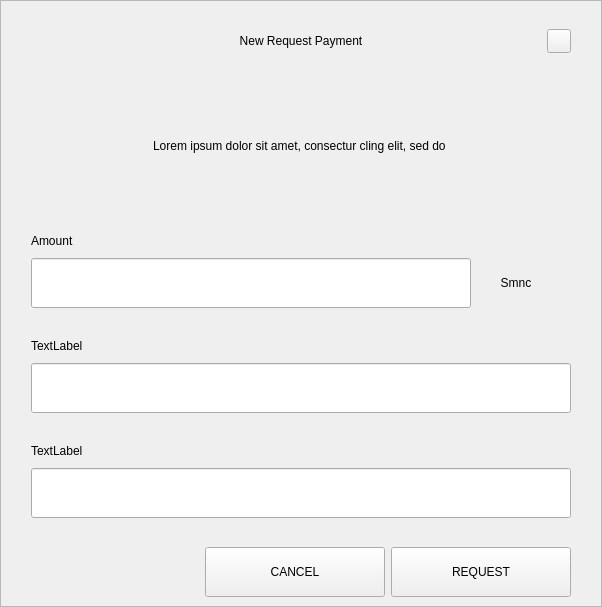
<?xml version="1.0" encoding="UTF-8"?>
<ui version="4.0">
 <class>RequestDialog</class>
 <widget class="QDialog" name="RequestDialog">
  <property name="geometry">
   <rect>
    <x>0</x>
    <y>0</y>
    <width>602</width>
    <height>607</height>
   </rect>
  </property>
  <property name="windowTitle">
   <string>Dialog</string>
  </property>
  <layout class="QVBoxLayout" name="verticalLayout_5">
   <property name="spacing">
    <number>0</number>
   </property>
   <property name="leftMargin">
    <number>0</number>
   </property>
   <property name="topMargin">
    <number>0</number>
   </property>
   <property name="rightMargin">
    <number>0</number>
   </property>
   <property name="bottomMargin">
    <number>0</number>
   </property>
   <item>
    <widget class="QFrame" name="frame">
     <property name="styleSheet">
      <string notr="true"/>
     </property>
     <property name="frameShape">
      <enum>QFrame::StyledPanel</enum>
     </property>
     <property name="frameShadow">
      <enum>QFrame::Raised</enum>
     </property>
     <layout class="QVBoxLayout" name="verticalLayout_4" stretch="1,0,0">
      <property name="spacing">
       <number>0</number>
      </property>
      <property name="leftMargin">
       <number>30</number>
      </property>
      <property name="topMargin">
       <number>20</number>
      </property>
      <property name="rightMargin">
       <number>30</number>
      </property>
      <property name="bottomMargin">
       <number>0</number>
      </property>
      <item>
       <layout class="QHBoxLayout" name="horizontalLayout_3">
        <property name="spacing">
         <number>0</number>
        </property>
        <item>
         <spacer name="horizontalSpacer_21">
          <property name="orientation">
           <enum>Qt::Horizontal</enum>
          </property>
          <property name="sizeHint" stdset="0">
           <size>
            <width>40</width>
            <height>20</height>
           </size>
          </property>
         </spacer>
        </item>
        <item>
         <widget class="QLabel" name="labelTitle">
          <property name="minimumSize">
           <size>
            <width>0</width>
            <height>40</height>
           </size>
          </property>
          <property name="maximumSize">
           <size>
            <width>16777215</width>
            <height>40</height>
           </size>
          </property>
          <property name="styleSheet">
           <string notr="true">padding-left:24px;</string>
          </property>
          <property name="text">
           <string>New Request Payment</string>
          </property>
          <property name="alignment">
           <set>Qt::AlignCenter</set>
          </property>
          <property name="margin">
           <number>7</number>
          </property>
         </widget>
        </item>
        <item>
         <spacer name="horizontalSpacer">
          <property name="orientation">
           <enum>Qt::Horizontal</enum>
          </property>
          <property name="sizeHint" stdset="0">
           <size>
            <width>40</width>
            <height>20</height>
           </size>
          </property>
         </spacer>
        </item>
        <item>
         <widget class="QPushButton" name="btnEsc">
          <property name="minimumSize">
           <size>
            <width>24</width>
            <height>24</height>
           </size>
          </property>
          <property name="maximumSize">
           <size>
            <width>24</width>
            <height>24</height>
           </size>
          </property>
          <property name="focusPolicy">
           <enum>Qt::NoFocus</enum>
          </property>
          <property name="text">
           <string/>
          </property>
         </widget>
        </item>
       </layout>
      </item>
      <item>
       <widget class="QStackedWidget" name="stack">
        <property name="minimumSize">
         <size>
          <width>540</width>
          <height>0</height>
         </size>
        </property>
        <property name="maximumSize">
         <size>
          <width>540</width>
          <height>16777215</height>
         </size>
        </property>
        <property name="currentIndex">
         <number>0</number>
        </property>
        <widget class="QWidget" name="page_1">
         <property name="minimumSize">
          <size>
           <width>540</width>
           <height>0</height>
          </size>
         </property>
         <property name="maximumSize">
          <size>
           <width>540</width>
           <height>16777215</height>
          </size>
         </property>
         <layout class="QVBoxLayout" name="layout1">
          <property name="spacing">
           <number>0</number>
          </property>
          <property name="leftMargin">
           <number>0</number>
          </property>
          <property name="topMargin">
           <number>0</number>
          </property>
          <property name="rightMargin">
           <number>0</number>
          </property>
          <property name="bottomMargin">
           <number>0</number>
          </property>
          <item>
           <spacer name="verticalSpacer_21">
            <property name="orientation">
             <enum>Qt::Vertical</enum>
            </property>
            <property name="sizeType">
             <enum>QSizePolicy::Fixed</enum>
            </property>
            <property name="sizeHint" stdset="0">
             <size>
              <width>20</width>
              <height>30</height>
             </size>
            </property>
           </spacer>
          </item>
          <item alignment="Qt::AlignHCenter">
           <widget class="QLabel" name="labelMessage">
            <property name="minimumSize">
             <size>
              <width>400</width>
              <height>50</height>
             </size>
            </property>
            <property name="text">
             <string>Lorem ipsum dolor sit amet, consectur cling elit, sed do </string>
            </property>
            <property name="alignment">
             <set>Qt::AlignCenter</set>
            </property>
            <property name="wordWrap">
             <bool>true</bool>
            </property>
           </widget>
          </item>
          <item alignment="Qt::AlignBottom">
           <widget class="QWidget" name="containerAmount" native="true">
            <layout class="QVBoxLayout" name="verticalLayout">
             <property name="spacing">
              <number>9</number>
             </property>
             <property name="leftMargin">
              <number>0</number>
             </property>
             <property name="topMargin">
              <number>0</number>
             </property>
             <property name="rightMargin">
              <number>0</number>
             </property>
             <property name="bottomMargin">
              <number>0</number>
             </property>
             <item>
              <widget class="QLabel" name="labelSubtitleAmount">
               <property name="minimumSize">
                <size>
                 <width>350</width>
                 <height>16</height>
                </size>
               </property>
               <property name="maximumSize">
                <size>
                 <width>16777215</width>
                 <height>16</height>
                </size>
               </property>
               <property name="text">
                <string>Amount</string>
               </property>
              </widget>
             </item>
             <item alignment="Qt::AlignTop">
              <widget class="QWidget" name="layoutAmount" native="true">
               <layout class="QHBoxLayout" name="horizontalLayout" stretch="2,0">
                <property name="spacing">
                 <number>0</number>
                </property>
                <property name="leftMargin">
                 <number>0</number>
                </property>
                <property name="topMargin">
                 <number>0</number>
                </property>
                <property name="rightMargin">
                 <number>0</number>
                </property>
                <property name="bottomMargin">
                 <number>0</number>
                </property>
                <item>
                 <widget class="QLineEdit" name="lineEditAmount">
                  <property name="minimumSize">
                   <size>
                    <width>0</width>
                    <height>50</height>
                   </size>
                  </property>
                  <property name="maximumSize">
                   <size>
                    <width>16777215</width>
                    <height>50</height>
                   </size>
                  </property>
                 </widget>
                </item>
                <item>
                 <widget class="QWidget" name="comboContainer" native="true">
                  <property name="minimumSize">
                   <size>
                    <width>100</width>
                    <height>50</height>
                   </size>
                  </property>
                  <property name="maximumSize">
                   <size>
                    <width>16777215</width>
                    <height>50</height>
                   </size>
                  </property>
                  <layout class="QHBoxLayout" name="horizontalLayout_31">
                   <property name="spacing">
                    <number>0</number>
                   </property>
                   <property name="leftMargin">
                    <number>0</number>
                   </property>
                   <property name="topMargin">
                    <number>0</number>
                   </property>
                   <property name="rightMargin">
                    <number>10</number>
                   </property>
                   <property name="bottomMargin">
                    <number>0</number>
                   </property>
                   <item>
                    <widget class="QLabel" name="comboBoxCoin">
                     <property name="text">
                      <string>Smnc</string>
                     </property>
                     <property name="alignment">
                      <set>Qt::AlignCenter</set>
                     </property>
                    </widget>
                   </item>
                  </layout>
                 </widget>
                </item>
               </layout>
              </widget>
             </item>
            </layout>
           </widget>
          </item>
          <item>
           <spacer name="verticalSpacer_31">
            <property name="orientation">
             <enum>Qt::Vertical</enum>
            </property>
            <property name="sizeType">
             <enum>QSizePolicy::Fixed</enum>
            </property>
            <property name="sizeHint" stdset="0">
             <size>
              <width>20</width>
              <height>30</height>
             </size>
            </property>
           </spacer>
          </item>
          <item>
           <layout class="QVBoxLayout" name="verticalLayoutLabel">
            <property name="spacing">
             <number>9</number>
            </property>
            <item>
             <widget class="QLabel" name="labelSubtitleLabel">
              <property name="minimumSize">
               <size>
                <width>0</width>
                <height>16</height>
               </size>
              </property>
              <property name="maximumSize">
               <size>
                <width>16777215</width>
                <height>16</height>
               </size>
              </property>
              <property name="text">
               <string>TextLabel</string>
              </property>
             </widget>
            </item>
            <item>
             <widget class="QLineEdit" name="lineEditLabel">
              <property name="minimumSize">
               <size>
                <width>0</width>
                <height>50</height>
               </size>
              </property>
              <property name="maximumSize">
               <size>
                <width>16777215</width>
                <height>50</height>
               </size>
              </property>
             </widget>
            </item>
           </layout>
          </item>
          <item>
           <spacer name="verticalSpacer_34">
            <property name="orientation">
             <enum>Qt::Vertical</enum>
            </property>
            <property name="sizeType">
             <enum>QSizePolicy::Fixed</enum>
            </property>
            <property name="sizeHint" stdset="0">
             <size>
              <width>20</width>
              <height>30</height>
             </size>
            </property>
           </spacer>
          </item>
          <item>
           <layout class="QVBoxLayout" name="verticalLayoutDescription">
            <property name="spacing">
             <number>9</number>
            </property>
            <item>
             <widget class="QLabel" name="labelSubtitleDescription">
              <property name="minimumSize">
               <size>
                <width>0</width>
                <height>16</height>
               </size>
              </property>
              <property name="maximumSize">
               <size>
                <width>16777215</width>
                <height>16</height>
               </size>
              </property>
              <property name="text">
               <string>TextLabel</string>
              </property>
             </widget>
            </item>
            <item>
             <widget class="QLineEdit" name="lineEditDescription">
              <property name="minimumSize">
               <size>
                <width>0</width>
                <height>50</height>
               </size>
              </property>
              <property name="maximumSize">
               <size>
                <width>16777215</width>
                <height>50</height>
               </size>
              </property>
             </widget>
            </item>
            <item>
             <spacer name="verticalSpacer_4">
              <property name="orientation">
               <enum>Qt::Vertical</enum>
              </property>
              <property name="sizeType">
               <enum>QSizePolicy::Fixed</enum>
              </property>
              <property name="sizeHint" stdset="0">
               <size>
                <width>20</width>
                <height>20</height>
               </size>
              </property>
             </spacer>
            </item>
           </layout>
          </item>
         </layout>
        </widget>
        <widget class="QWidget" name="page_2">
         <layout class="QVBoxLayout" name="layout2">
          <item>
           <spacer name="verticalSpacer_5">
            <property name="orientation">
             <enum>Qt::Vertical</enum>
            </property>
            <property name="sizeType">
             <enum>QSizePolicy::Fixed</enum>
            </property>
            <property name="sizeHint" stdset="0">
             <size>
              <width>20</width>
              <height>50</height>
             </size>
            </property>
           </spacer>
          </item>
          <item alignment="Qt::AlignHCenter">
           <widget class="QLabel" name="labelQrImg">
            <property name="minimumSize">
             <size>
              <width>260</width>
              <height>260</height>
             </size>
            </property>
            <property name="maximumSize">
             <size>
              <width>260</width>
              <height>260</height>
             </size>
            </property>
            <property name="text">
             <string/>
            </property>
            <property name="alignment">
             <set>Qt::AlignCenter</set>
            </property>
           </widget>
          </item>
          <item>
           <spacer name="verticalSpacer_2">
            <property name="orientation">
             <enum>Qt::Vertical</enum>
            </property>
            <property name="sizeType">
             <enum>QSizePolicy::Fixed</enum>
            </property>
            <property name="sizeHint" stdset="0">
             <size>
              <width>20</width>
              <height>30</height>
             </size>
            </property>
           </spacer>
          </item>
          <item alignment="Qt::AlignHCenter">
           <widget class="QLabel" name="labelAddress">
            <property name="text">
             <string>A7VFR83SQbiezrW72hjcWJtcfip5krte2Z </string>
            </property>
           </widget>
          </item>
          <item>
           <spacer name="verticalSpacer_32">
            <property name="orientation">
             <enum>Qt::Vertical</enum>
            </property>
            <property name="sizeType">
             <enum>QSizePolicy::Expanding</enum>
            </property>
            <property name="sizeHint" stdset="0">
             <size>
              <width>20</width>
              <height>20</height>
             </size>
            </property>
           </spacer>
          </item>
          <item>
           <layout class="QHBoxLayout" name="horizontal">
            <property name="leftMargin">
             <number>20</number>
            </property>
            <property name="rightMargin">
             <number>20</number>
            </property>
            <property name="bottomMargin">
             <number>20</number>
            </property>
            <item>
             <spacer name="horizontalSpacer_4">
              <property name="orientation">
               <enum>Qt::Horizontal</enum>
              </property>
              <property name="sizeHint" stdset="0">
               <size>
                <width>40</width>
                <height>20</height>
               </size>
              </property>
             </spacer>
            </item>
            <item>
             <widget class="QPushButton" name="btnCopyAddress">
              <property name="minimumSize">
               <size>
                <width>180</width>
                <height>50</height>
               </size>
              </property>
              <property name="text">
               <string>COPY ADDRESS</string>
              </property>
             </widget>
            </item>
            <item>
             <widget class="QPushButton" name="btnCopyUrl">
              <property name="minimumSize">
               <size>
                <width>180</width>
                <height>50</height>
               </size>
              </property>
              <property name="text">
               <string>COPY URL</string>
              </property>
             </widget>
            </item>
            <item>
             <spacer name="horizontalSpacer_2">
              <property name="orientation">
               <enum>Qt::Horizontal</enum>
              </property>
              <property name="sizeHint" stdset="0">
               <size>
                <width>40</width>
                <height>20</height>
               </size>
              </property>
             </spacer>
            </item>
           </layout>
          </item>
         </layout>
        </widget>
       </widget>
      </item>
      <item>
       <widget class="QWidget" name="buttonsStack" native="true">
        <layout class="QHBoxLayout" name="horizontalLayout_5">
         <property name="leftMargin">
          <number>20</number>
         </property>
         <property name="rightMargin">
          <number>0</number>
         </property>
         <item>
          <spacer name="horizontalSpacer_41">
           <property name="orientation">
            <enum>Qt::Horizontal</enum>
           </property>
           <property name="sizeHint" stdset="0">
            <size>
             <width>40</width>
             <height>20</height>
            </size>
           </property>
          </spacer>
         </item>
         <item>
          <widget class="QPushButton" name="btnCancel">
           <property name="minimumSize">
            <size>
             <width>180</width>
             <height>50</height>
            </size>
           </property>
           <property name="focusPolicy">
            <enum>Qt::NoFocus</enum>
           </property>
           <property name="text">
            <string>CANCEL</string>
           </property>
          </widget>
         </item>
         <item>
          <widget class="QPushButton" name="btnSave">
           <property name="minimumSize">
            <size>
             <width>180</width>
             <height>50</height>
            </size>
           </property>
           <property name="focusPolicy">
            <enum>Qt::NoFocus</enum>
           </property>
           <property name="text">
            <string>REQUEST</string>
           </property>
          </widget>
         </item>
        </layout>
       </widget>
      </item>
     </layout>
    </widget>
   </item>
  </layout>
 </widget>
 <resources/>
 <connections/>
</ui>
